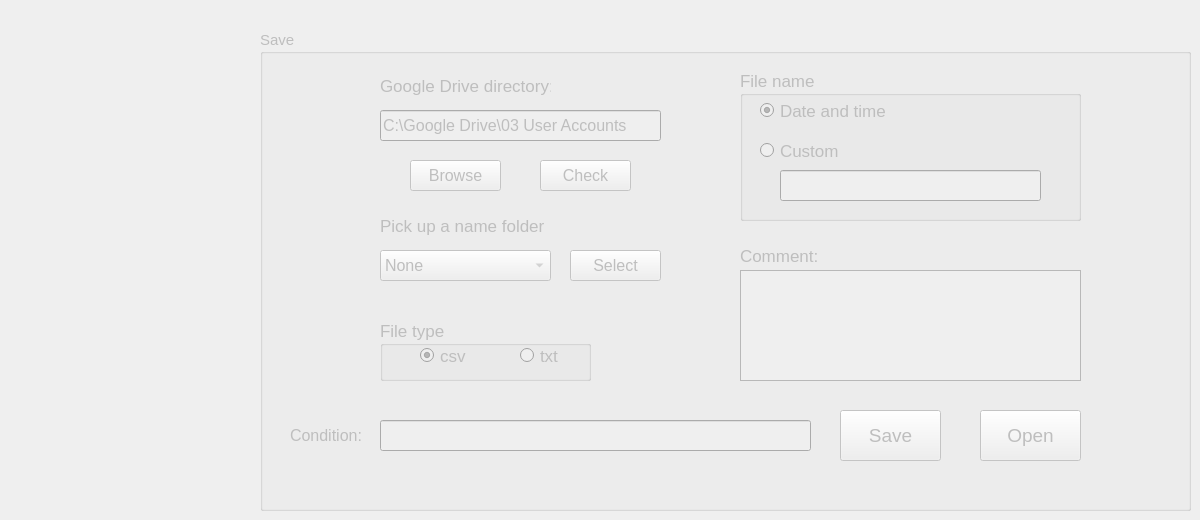
          <widget class="QWidget" name="tab_5">
           <attribute name="title">
            <string>Save Data</string>
           </attribute>
           <widget class="QGroupBox" name="groupBox_save">
            <property name="enabled">
             <bool>false</bool>
            </property>
            <property name="geometry">
             <rect>
              <x>260</x>
              <y>30</y>
              <width>931</width>
              <height>481</height>
             </rect>
            </property>
            <property name="font">
             <font>
              <pointsize>11</pointsize>
             </font>
            </property>
            <property name="title">
             <string>Save</string>
            </property>
            <widget class="QLabel" name="label_21">
             <property name="geometry">
              <rect>
               <x>120</x>
               <y>40</y>
               <width>171</width>
               <height>31</height>
              </rect>
             </property>
             <property name="font">
              <font>
               <pointsize>13</pointsize>
              </font>
             </property>
             <property name="text">
              <string>Google Drive directory:</string>
             </property>
            </widget>
            <widget class="QLineEdit" name="lineEdit_GoogleDrive">
             <property name="geometry">
              <rect>
               <x>120</x>
               <y>80</y>
               <width>281</width>
               <height>31</height>
              </rect>
             </property>
             <property name="font">
              <font>
               <pointsize>12</pointsize>
              </font>
             </property>
             <property name="text">
              <string>C:\Google Drive\03 User Accounts</string>
             </property>
            </widget>
            <widget class="QLabel" name="label_22">
             <property name="enabled">
              <bool>false</bool>
             </property>
             <property name="geometry">
              <rect>
               <x>120</x>
               <y>180</y>
               <width>181</width>
               <height>31</height>
              </rect>
             </property>
             <property name="font">
              <font>
               <pointsize>13</pointsize>
              </font>
             </property>
             <property name="text">
              <string>Pick up a name folder</string>
             </property>
            </widget>
            <widget class="QComboBox" name="comboBox_Name_Folder">
             <property name="enabled">
              <bool>false</bool>
             </property>
             <property name="geometry">
              <rect>
               <x>120</x>
               <y>220</y>
               <width>171</width>
               <height>31</height>
              </rect>
             </property>
             <property name="font">
              <font>
               <pointsize>12</pointsize>
              </font>
             </property>
             <item>
              <property name="text">
               <string>None</string>
              </property>
             </item>
             <item>
              <property name="text">
               <string>Horimbere</string>
              </property>
             </item>
             <item>
              <property name="text">
               <string>Sell</string>
              </property>
             </item>
             <item>
              <property name="text">
               <string>Snyder</string>
              </property>
             </item>
             <item>
              <property name="text">
               <string>Tran</string>
              </property>
             </item>
             <item>
              <property name="text">
               <string>Vannucci</string>
              </property>
             </item>
             <item>
              <property name="text">
               <string>Wang</string>
              </property>
             </item>
             <item>
              <property name="text">
               <string>Williams</string>
              </property>
             </item>
            </widget>
            <widget class="QPushButton" name="pushButton_Select_Directory">
             <property name="enabled">
              <bool>false</bool>
             </property>
             <property name="geometry">
              <rect>
               <x>310</x>
               <y>220</y>
               <width>91</width>
               <height>31</height>
              </rect>
             </property>
             <property name="font">
              <font>
               <pointsize>12</pointsize>
              </font>
             </property>
             <property name="text">
              <string>Select</string>
             </property>
            </widget>
            <widget class="QGroupBox" name="groupBox_File_Type">
             <property name="enabled">
              <bool>false</bool>
             </property>
             <property name="geometry">
              <rect>
               <x>120</x>
               <y>290</y>
               <width>211</width>
               <height>61</height>
              </rect>
             </property>
             <property name="font">
              <font>
               <pointsize>13</pointsize>
              </font>
             </property>
             <property name="title">
              <string>File type</string>
             </property>
             <widget class="QRadioButton" name="radioButton_csv">
              <property name="geometry">
               <rect>
                <x>40</x>
                <y>20</y>
                <width>61</width>
                <height>31</height>
               </rect>
              </property>
              <property name="acceptDrops">
               <bool>false</bool>
              </property>
              <property name="autoFillBackground">
               <bool>false</bool>
              </property>
              <property name="text">
               <string>csv</string>
              </property>
              <property name="checked">
               <bool>true</bool>
              </property>
             </widget>
             <widget class="QRadioButton" name="radioButton_txt">
              <property name="geometry">
               <rect>
                <x>140</x>
                <y>20</y>
                <width>61</width>
                <height>31</height>
               </rect>
              </property>
              <property name="text">
               <string>txt</string>
              </property>
             </widget>
            </widget>
            <widget class="QGroupBox" name="groupBox_Filename">
             <property name="enabled">
              <bool>false</bool>
             </property>
             <property name="geometry">
              <rect>
               <x>480</x>
               <y>40</y>
               <width>341</width>
               <height>151</height>
              </rect>
             </property>
             <property name="font">
              <font>
               <pointsize>13</pointsize>
              </font>
             </property>
             <property name="title">
              <string>File name</string>
             </property>
             <widget class="QRadioButton" name="radioButton_Timename">
              <property name="geometry">
               <rect>
                <x>20</x>
                <y>30</y>
                <width>151</width>
                <height>21</height>
               </rect>
              </property>
              <property name="font">
               <font>
                <pointsize>13</pointsize>
               </font>
              </property>
              <property name="text">
               <string>Date and time</string>
              </property>
              <property name="checked">
               <bool>true</bool>
              </property>
             </widget>
             <widget class="QRadioButton" name="radioButton_Custom_Name">
              <property name="geometry">
               <rect>
                <x>20</x>
                <y>70</y>
                <width>121</width>
                <height>21</height>
               </rect>
              </property>
              <property name="text">
               <string>Custom</string>
              </property>
             </widget>
             <widget class="QLineEdit" name="lineEdit_Custom_Name">
              <property name="enabled">
               <bool>false</bool>
              </property>
              <property name="geometry">
               <rect>
                <x>40</x>
                <y>100</y>
                <width>261</width>
                <height>31</height>
               </rect>
              </property>
              <property name="font">
               <font>
                <pointsize>12</pointsize>
               </font>
              </property>
             </widget>
            </widget>
            <widget class="QPushButton" name="pushButton_Save">
             <property name="enabled">
              <bool>false</bool>
             </property>
             <property name="geometry">
              <rect>
               <x>580</x>
               <y>380</y>
               <width>101</width>
               <height>51</height>
              </rect>
             </property>
             <property name="font">
              <font>
               <pointsize>14</pointsize>
              </font>
             </property>
             <property name="text">
              <string>Save</string>
             </property>
            </widget>
            <widget class="QPushButton" name="pushButton_Open">
             <property name="enabled">
              <bool>false</bool>
             </property>
             <property name="geometry">
              <rect>
               <x>720</x>
               <y>380</y>
               <width>101</width>
               <height>51</height>
              </rect>
             </property>
             <property name="font">
              <font>
               <pointsize>14</pointsize>
              </font>
             </property>
             <property name="text">
              <string>Open</string>
             </property>
            </widget>
            <widget class="QPushButton" name="pushButton_browse">
             <property name="geometry">
              <rect>
               <x>150</x>
               <y>130</y>
               <width>91</width>
               <height>31</height>
              </rect>
             </property>
             <property name="font">
              <font>
               <pointsize>12</pointsize>
              </font>
             </property>
             <property name="text">
              <string>Browse</string>
             </property>
            </widget>
            <widget class="QPushButton" name="pushButton_check">
             <property name="geometry">
              <rect>
               <x>280</x>
               <y>130</y>
               <width>91</width>
               <height>31</height>
              </rect>
             </property>
             <property name="font">
              <font>
               <pointsize>12</pointsize>
              </font>
             </property>
             <property name="text">
              <string>Check</string>
             </property>
            </widget>
            <widget class="QLabel" name="label_40">
             <property name="geometry">
              <rect>
               <x>30</x>
               <y>390</y>
               <width>81</width>
               <height>31</height>
              </rect>
             </property>
             <property name="font">
              <font>
               <pointsize>12</pointsize>
              </font>
             </property>
             <property name="text">
              <string>Condition:</string>
             </property>
            </widget>
            <widget class="QLineEdit" name="lineEdit_save_condition">
             <property name="geometry">
              <rect>
               <x>120</x>
               <y>390</y>
               <width>431</width>
               <height>31</height>
              </rect>
             </property>
             <property name="font">
              <font>
               <pointsize>11</pointsize>
              </font>
             </property>
            </widget>
            <widget class="QTextEdit" name="textEdit_comment">
             <property name="enabled">
              <bool>false</bool>
             </property>
             <property name="geometry">
              <rect>
               <x>480</x>
               <y>240</y>
               <width>341</width>
               <height>111</height>
              </rect>
             </property>
            </widget>
            <widget class="QLabel" name="label_41">
             <property name="enabled">
              <bool>false</bool>
             </property>
             <property name="geometry">
              <rect>
               <x>480</x>
               <y>210</y>
               <width>171</width>
               <height>31</height>
              </rect>
             </property>
             <property name="font">
              <font>
               <pointsize>13</pointsize>
              </font>
             </property>
             <property name="text">
              <string>Comment:</string>
             </property>
            </widget>
           </widget>
          </widget>
